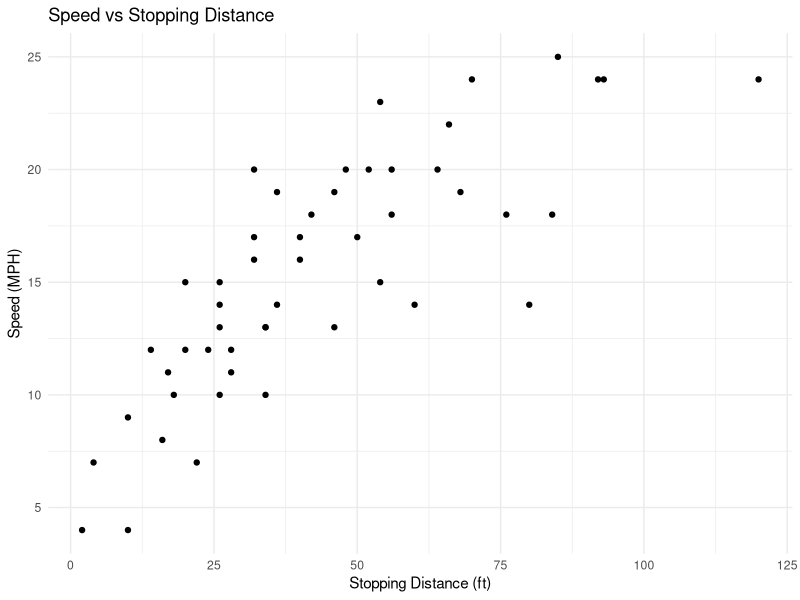

Recreate this plot in R.
## ---- chunk 1
knitr::opts_chunk$set(echo = TRUE)

library(tidyverse)
## ---- chunk 2
data("cars")

cars |> ggplot() + 
  geom_point(aes(x=dist, y=speed)) + 
  theme_minimal() +
  labs(title = "Speed vs Stopping Distance",
       x = "Stopping Distance (ft)",
       y = "Speed (MPH)")
